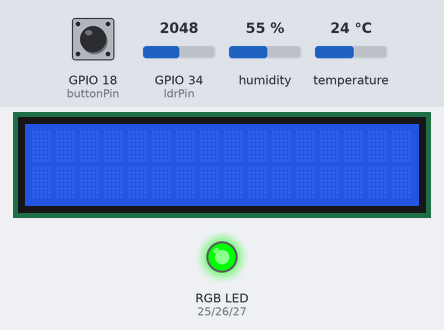
This sketch was run on a simulated ESP32. On the bench: 16×2 character LCD, an RGB LED mixed from three pins (HIGH = lit). The test bench sets the inputs (shaded band); at power-on: temperature 24 °C, GPIO 34 (ldrPin) = 2048, humidity 55 %, GPIO 18 (buttonPin) HIGH. What the sketch prints to the serial monitor is not drawn.

Above: at 1.2 s.
1.3 s: temperature set to 29.4 °C
At 4.8 s:
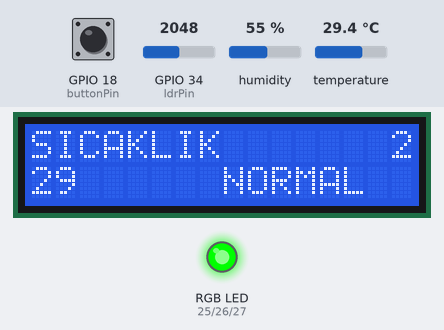
7.3 s: temperature set to 30.4 °C
At 9.2 s:
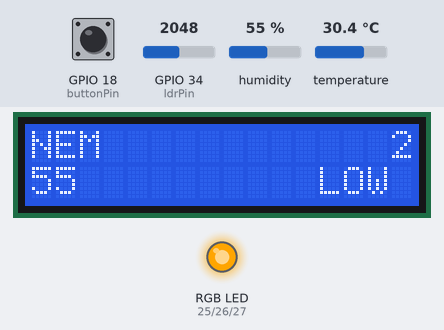
13.3 s: GPIO 34 (ldrPin) set to 3355
15.5 s: GPIO 34 (ldrPin) set to 3445
At 16.4 s:
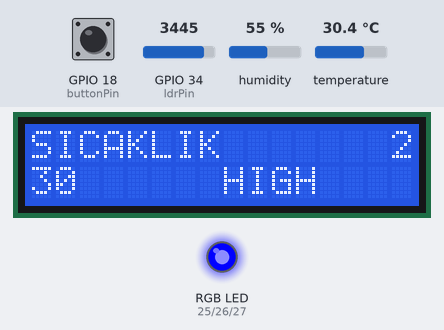
21.5 s: humidity set to 59 %
At 26.3 s:
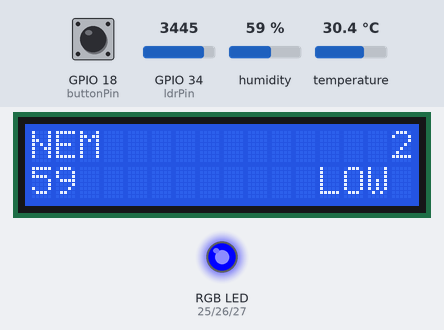
27.5 s: humidity set to 62 %
At 33.4 s:
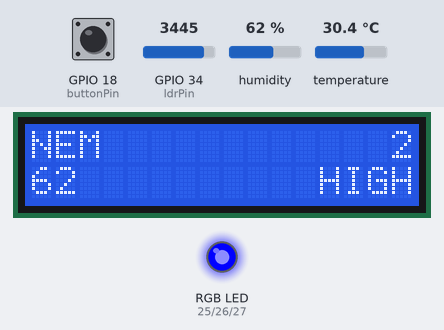
Timing chart, 0 to 34.5 s (numbered marks = the images above; inputs shaded):
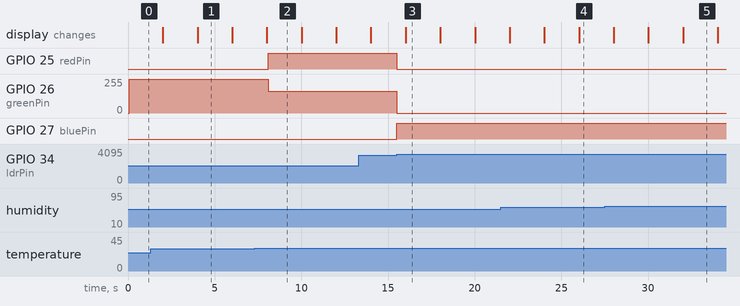

The sketch:

sketch.ino
```cpp
#include <Wire.h> // I2C iletişimi için gerekli kütüphane
#include <LiquidCrystal_I2C.h> // I2C LCD ekranı kontrol etmek için kütüphane
#include "DHT.h" // DHT sensörü (sıcaklık ve nem) kütüphanesi

#define DHTPIN 15 // DHT22 veri pininin ESP32'de bağlı olduğu GPIO pini
#define DHTTYPE DHT22 // Kullanılan DHT sensörünün modeli (DHT22)
DHT dht(DHTPIN, DHTTYPE); // DHT nesnesini tanımlıyoruz

LiquidCrystal_I2C lcd(0x27, 16, 2); // 0x27 adresli, 16 sütun ve 2 satırlı LCD nesnesi

const int ldrPin = 34; // LDR sensörünün analog okuma pini (AO)
const int buttonPin = 18; // LCD süresini değiştirecek butonun pini (pull-up)
const int redPin = 25; // RGB LED'in Kırmızı pini
const int greenPin = 26; // RGB LED'in Yeşil pini
const int bluePin = 27; // RGB LED'in Mavi pini

// Zamanlama (Round Robin ve millis) değişkenleri
unsigned long previousMillisLCD = 0; // LCD ekranın son güncellenme zamanı
unsigned long previousMillisSerial = 0; // Seri portun son yazdırılma zamanı
unsigned long previousMillisButton = 0; // Buton okuma (debounce) için son zaman
int displayState = 0; // LCD'de gösterilecek ekranın sırası (0: Nem, 1: Sıcaklık, 2: Işık)
int lcdInterval = 2000; // LCD ekranlar arası geçiş süresi (başlangıçta 2000 ms yani 2 sn)
int lastButtonState = HIGH; // Butonun bir önceki durumu (pull-up olduğu için varsayılan HIGH)

// LDR lux hesaplaması için sabitler (Wokwi standart LDR dönüşüm formülü)
const float GAMMA = 0.7; // LDR'nin gamma değeri
const float RL10 = 50; // 10 lux altındaki direnç değeri

void setup() {
  Serial.begin(115200); // Seri haberleşmeyi başlatıyoruz
  dht.begin(); // DHT sensörünü başlatıyoruz
  lcd.init(); // LCD ekranı başlatıyoruz
  lcd.backlight(); // LCD arka ışığını açıyoruz

  pinMode(ldrPin, INPUT); // LDR pinini giriş olarak ayarlıyoruz
  pinMode(buttonPin, INPUT_PULLUP); // Buton pinini dahili pull-up direnci ile giriş ayarlıyoruz
  pinMode(redPin, OUTPUT); // Kırmızı LED pinini çıkış ayarlıyoruz
  pinMode(greenPin, OUTPUT); // Yeşil LED pinini çıkış ayarlıyoruz
  pinMode(bluePin, OUTPUT); // Mavi LED pinini çıkış ayarlıyoruz
}

void loop() {
  unsigned long currentMillis = millis(); // Sistem çalışmaya başladığından beri geçen süreyi (ms) alıyoruz

  // 1. BUTON OKUMA VE DEBOUNCE MANTIĞI
  int reading = digitalRead(buttonPin); // Butonun anlık durumunu okuyoruz
  // Eğer butona basıldıysa (LOW) ve dalgalanma (debounce) süresi geçtiyse
  if (reading == LOW && lastButtonState == HIGH && (currentMillis - previousMillisButton > 200)) {
    lcdInterval = (lcdInterval == 2000) ? 4000 : 2000; // Süreyi 2000 ise 4000, 4000 ise 2000 yap
    Serial.print("LCD suresi degistirildi: "); // Seri ekrana mesajın ilk kısmını yazdır
    Serial.print(lcdInterval / 1000); // Saniye cinsinden süreyi yazdır
    Serial.println(" sn"); // Mesajı bitir ve alt satıra geç
    previousMillisButton = currentMillis; // Buton basılma zamanını güncelle
  }
  lastButtonState = reading; // Bir sonraki döngü için buton durumunu kaydet

  // 2. SENSÖR OKUMALARI
  float h = dht.readHumidity(); // DHT22'den nem değerini okuyoruz
  float t = dht.readTemperature(); // DHT22'den sıcaklık değerini okuyoruz
  int analogValue = analogRead(ldrPin); // LDR'den analog (ham) ışık değerini okuyoruz

  // LDR ADC değerinden Lux değerine dönüşüm
  float voltage = analogValue / 4095.0 * 3.3; // 12-bit ADC değerini voltaja çeviriyoruz
  float resistance = 10000.0 * voltage / (3.3 - voltage); // 10kOhm voltaj bölücü tam formülü
  float lux = pow(RL10 * 1e3 * pow(10, GAMMA) / resistance, (1 / GAMMA)); // Direnci Lux değerine çeviriyoruz

  // 3. SERİ MONİTÖR (Her 3 saniyede bir yazdırma)
  if (currentMillis - previousMillisSerial >= 3000) { // Son yazdırmadan bu yana 3 saniye geçtiyse
    previousMillisSerial = currentMillis; // Zamanlayıcıyı güncelle

    // Format: Nem: 49.00% || Sıcaklık: -40.00°C || Işık: 50 lux
    Serial.print("Nem: ");
    Serial.print(h);
    Serial.print("% || Sicaklik: ");
    Serial.print(t);
    Serial.print("°C || Isik: ");
    Serial.print((int)lux);
    Serial.println(" lux");
  }

  // 4. RGB LED KONTROLÜ
  if (lux < 10) { // Ortam karanlık ise (< 10 lux)
    setRGB(0, 0, 255); // Mavi
  } else { // Ortam aydınlık ise
    if (t < 0) { // Sıcaklık LOW
      setRGB(0, 150, 255); // Açık mavi
    } else if (t >= 0 && t <= 30) { // Sıcaklık NORMAL
      setRGB(0, 255, 0); // Yeşil
    } else { // Sıcaklık HIGH
      setRGB(255, 165, 0); // Turuncu
    }
  }

  // 5. I2C LCD EKRAN KONTROLÜ (Round Robin Algoritması)
  if (currentMillis - previousMillisLCD >= lcdInterval) { // Beklenen gösterim süresi dolduysa
    previousMillisLCD = currentMillis; // LCD zamanlayıcısını güncelle
    lcd.clear(); // Ekranı temizle

    if (displayState == 0) { // Sıra Nem ekranındaysa
      lcd.setCursor(0, 0); lcd.print("NEM"); // NEM yazdır
      lcd.setCursor(15, 0); lcd.print(lcdInterval / 1000); // Süreyi en sağ üste yazdır

      lcd.setCursor(0, 1); lcd.print((int)h); // Tam sayı olarak nemi yazdır
      lcd.setCursor(12, 1); // İmleci sağ alta doğru al
      if (h <= 60) lcd.print("LOW"); // %60 ve altı
      else lcd.print("HIGH"); // %61 ve üstü

      displayState = 1; // Bir sonraki duruma geç
    }
    else if (displayState == 1) { // Sıra Sıcaklık ekranındaysa
      lcd.setCursor(0, 0); lcd.print("SICAKLIK"); // SICAKLIK yazdır
      lcd.setCursor(15, 0); lcd.print(lcdInterval / 1000); // Süreyi en sağ üste yazdır

      lcd.setCursor(0, 1); lcd.print((int)t); // Tam sayı olarak sıcaklığı yazdır
      lcd.setCursor(8, 1);
      if (t < 0) lcd.print("VERY LOW");
      else if (t <= 30) lcd.print("NORMAL");
      else lcd.print("HIGH");

      displayState = 2; // Bir sonraki duruma geç
    }
    else if (displayState == 2) { // Sıra Işık ekranındaysa
      lcd.setCursor(0, 0); lcd.print("ISIK"); // ISIK yazdır
      lcd.setCursor(15, 0); lcd.print(lcdInterval / 1000); // Süreyi en sağ üste yazdır

      lcd.setCursor(0, 1);
      if (lux < 10) lcd.print("KARANLIK");
      else lcd.print("AYDINLIK");

      displayState = 0; // Başa (Neme) dön
    }
  }
}

// RGB LED'e renk değerlerini göndermek için yardımcı fonksiyon
void setRGB(int r, int g, int b) {
  analogWrite(redPin, r); // Kırmızı pine PWM sinyali gönder
  analogWrite(greenPin, g); // Yeşil pine PWM sinyali gönder
  analogWrite(bluePin, b); // Mavi pine PWM sinyali gönder
}
```

Measured:
- the behaviour switches between 30 and 30.1 °C on temperature (found by bisection; images 1 and 2)
- the behaviour switches between 3412 and 3413 on GPIO 34 (ldrPin) (found by bisection; images 2 and 3)
- the behaviour switches between 60 and 61 % on humidity (found by bisection; images 4 and 5)
- after the input at 7.3 s, GPIO 25 (redPin): LOW → HIGH after 0.79 s; GPIO 26 (greenPin): 255/255 → 165/255 after 0.79 s
- after the input at 15.5 s, GPIO 25 (redPin): HIGH → LOW at once; GPIO 26 (greenPin): 165/255 → 0/255 at once; GPIO 27 (bluePin): LOW → HIGH at once
- after the input at 27.5 s, the display: first differs from a run without the input after 4.5 s (image 5)
- what the display in image 1 shows lasts 2.0 s, from 4.0 s to 6.0 s
